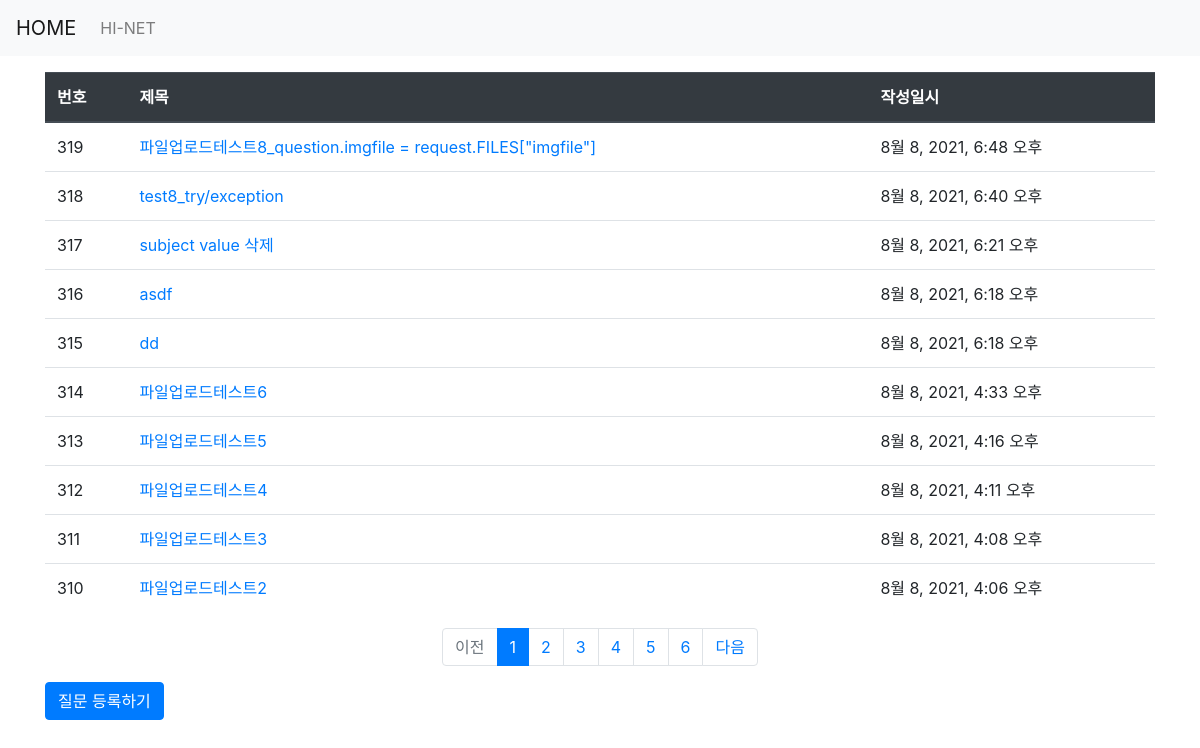
The page /pybo/ on the database as committed earlier.
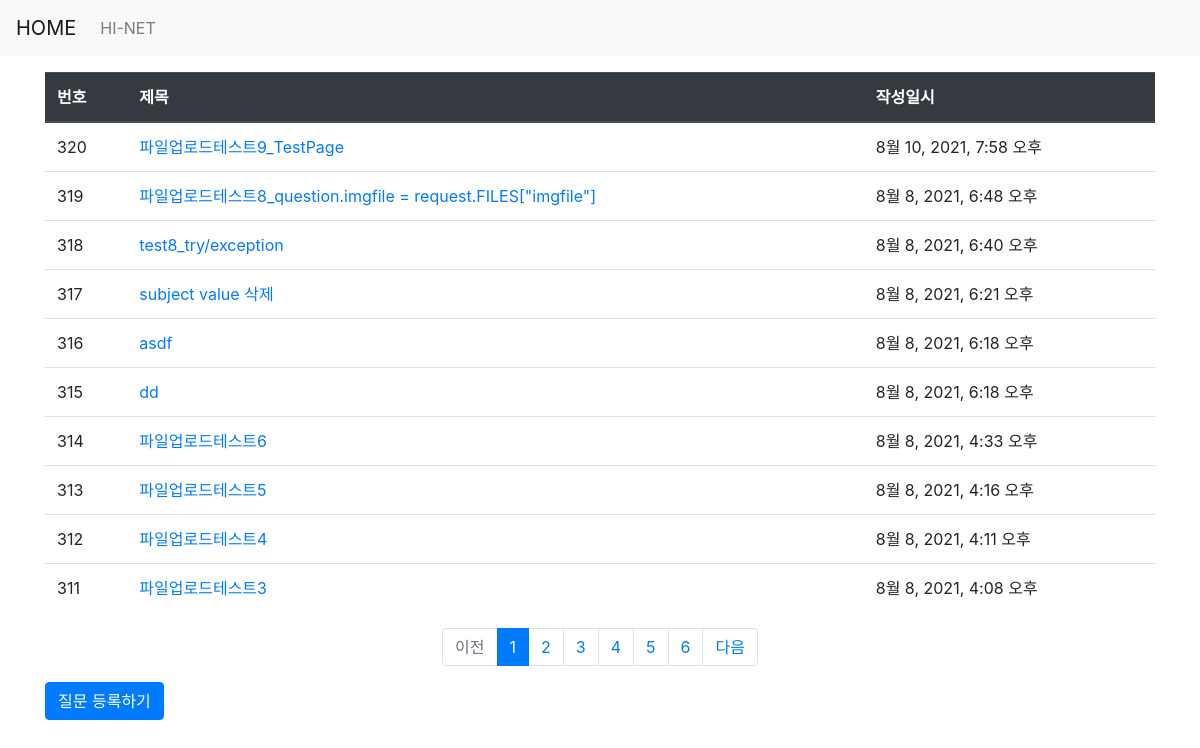
The same page on the database as committed later.
### pybo/models.py (models this page shows, shortened)
class Question(models.Model):
    subject = models.CharField(max_length=200)
    content = models.TextField()
    imgfile = models.ImageField(null=True, upload_to="", blank=True)  # Need to do "pip3 install image" in cmd, upload_to 는 저장될경로로 ""는 media 폴더를 의미
    create_date = models.DateTimeField()

### pybo/views.py (the view)
# urls.py: path('', views.index, name='index'),
def index(request):
    page = request.GET.get('page', '1') # 페이지(ex-localhost:8000/pybo/?page=1)
    question_list = Question.objects.order_by('-create_date')
    paginator = Paginator(question_list, 10) # 페이지당 10개씩 보여 주기, question_list를 페이징 객체 paginator 로 변환
    page_obj = paginator.get_page(page)
    context = {'question_list': page_obj}
    return render(request, 'pybo/question_list.html', context)

### pybo/templatetags/pybo_filter.py (called while the page is built)
@register.filter
def sub(value, arg):
    return value - arg

### templates/pybo/question_list.html
{% extends 'base.html' %}
{% load pybo_filter %}
{% block content %}
<div class="container my-3">
    <table  class="table">
        <thead>
        <tr class="thead-dark">
            <th>번호</th>
            <th>제목</th>
            <th>작성일시</th>
        </tr>
        </thead>
        <tbody>
        {% if question_list %}
        {% for question in question_list %}
        <tr>
            <td>{{ question_list.paginator.count|sub:question_list.start_index|sub:forloop.counter0|add:1 }}</td>
            <td>
                <a href="{% url 'pybo:detail' question.id %}">
                    {{ question.subject }}
                </a>
            </td>
            <td>{{ question.create_date }}</td>
        </tr>
        {% endfor %}
        {% else %}
        <tr>
            <td colsapn="3">질문이 없습니다.</td>
        </tr>
        {% endif %}
        </tbody>
    </table>
    <ul class="pagination justify-content-center">
        {% if question_list.has_previous %}
        <li class="page-item">
            <a class="page-link" href="?page={{ quesiton_list.previous_page_number }}">
                이전
            </a>
        </li>
        {% else %}
        <li class="page-item disabled">
            <a class="page-link" tabindex="-1" ara-disabled="true" href="#">
                이전
            </a>
        </li>
        {% endif %}
        {% for page_number in question_list.paginator.page_range %}
        {% if page_number >= question_list.number|add:-5 and page_number <= question_list.number|add:5 %}
            {% if page_number == question_list.number %}
            <li class="page-item active" aria-current="page">
                <a class="page-link" href="?page={{ page_number }}">
                    {{ page_number }}
                </a>
            </li>
            {% else %}
            <li class="page-item">
                <a class="page-link" href="?page={{ page_number }}">
                    {{ page_number }}
                </a>
            </li>
            {% endif %}
        {% endif %}
        {% endfor %}
        {% if question_list.has_next %}
        <li class="page-item">
            <a class="page-link" href="?page={{ question_list.next_page_number }}">
                다음
            </a>
        </li>
        {% else %}
        <li class="page-item disabled">
            <a class="page-link" tabindex="-1" aria-disabled="true" href="#">
                다음
            </a>
        </li>
        {% endif %}
    </ul>
    <a href="{% url 'pybo:question_create' %}" class="btn btn-primary" >
        질문 등록하기
    </a>
</div>
{% endblock %}

### templates/base.html (shortened to what this page needs)
{% load static %}
<!doctype html>
<html lang="ko">
<head>
    <link rel="stylesheet" type="text/css" href="{% static 'bootstrap.min.css' %}">
    <link rel="stylesheet" type="text/css" href="{% static 'style.css' %}">
</head>
<body>
{% include "navbar.html" %}
{% block content %}
{% endblock %}
</body>
</html>

### templates/navbar.html (shortened to what this page needs)
<nav class="navbar navbar-expand-lg navbar-light bg-light border-bottm">
    <a class="navbar-brand" href="{% url 'pybo:home' %}">HOME</a>
    <div class="collapse navbar-collapse flex-grow-0" id="'navbarNav">
        <ul class="navbar-nav">
            <li class="nav-item ">
                <a class="nav-link" href="https://www.naver.com">HI-NET</a>
            </li>
        </ul>
    </div>
</nav>

Rows that differ between the two databases and show on the page:
no longer on this page (row unchanged): Question: paginator.count|sub "310", subject "파일업로드테스트2", create_date "8월 8, 2021, 4:06 오후"
added Question: paginator.count|sub "320", subject "파일업로드테스트9_TestPage", create_date "8월 10, 2021, 7:58 오후"
